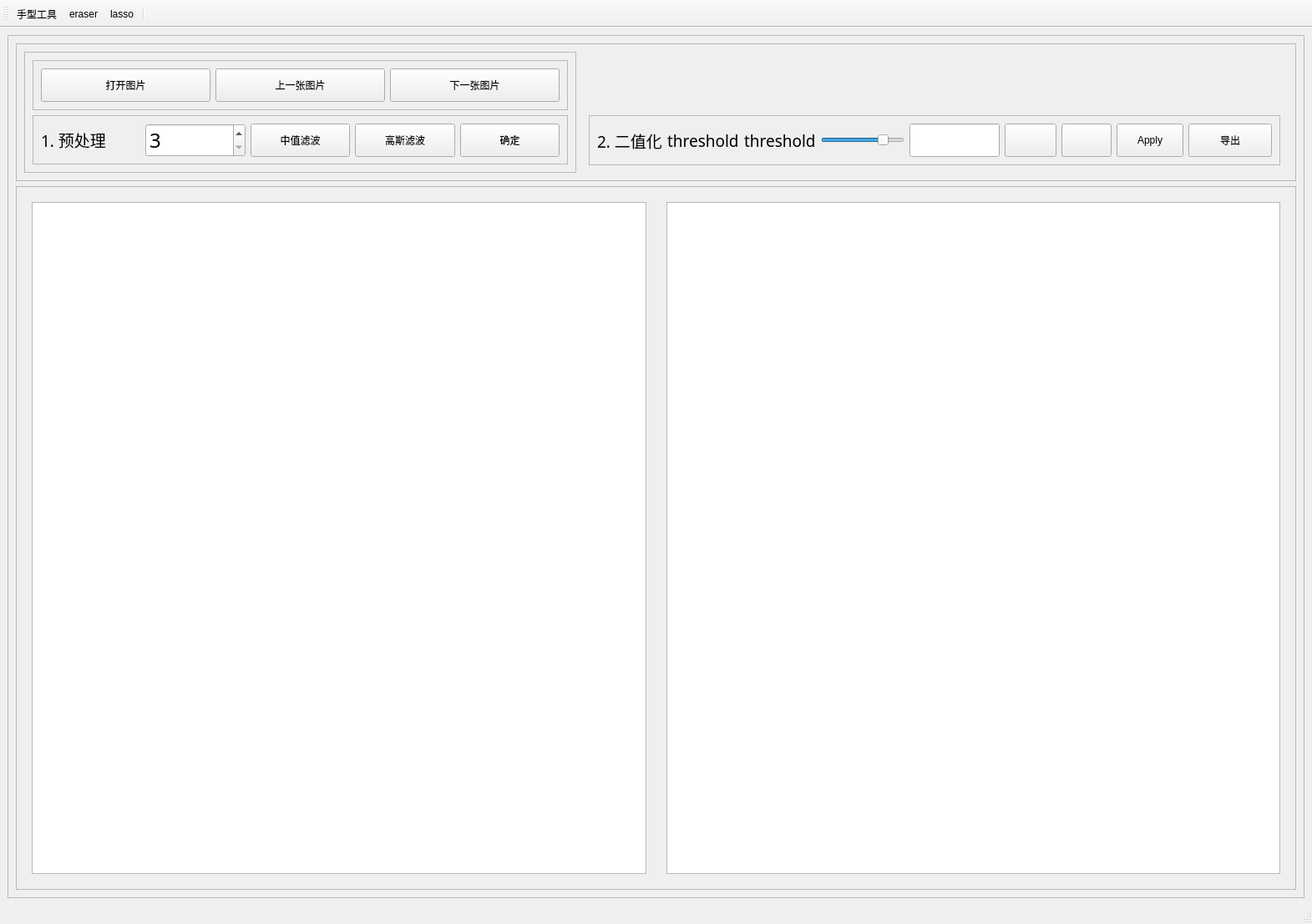
<?xml version="1.0" encoding="UTF-8"?>
<ui version="4.0">
 <class>MainWindow</class>
 <widget class="QMainWindow" name="MainWindow">
  <property name="geometry">
   <rect>
    <x>0</x>
    <y>0</y>
    <width>1571</width>
    <height>1107</height>
   </rect>
  </property>
  <property name="windowTitle">
   <string>MainWindow</string>
  </property>
  <widget class="QWidget" name="centralwidget">
   <layout class="QVBoxLayout" name="verticalLayout_4">
    <item>
     <widget class="QFrame" name="frame_7">
      <property name="frameShape">
       <enum>QFrame::StyledPanel</enum>
      </property>
      <property name="frameShadow">
       <enum>QFrame::Raised</enum>
      </property>
      <layout class="QVBoxLayout" name="verticalLayout_3">
       <item>
        <widget class="QFrame" name="frame_5">
         <property name="maximumSize">
          <size>
           <width>16777215</width>
           <height>165</height>
          </size>
         </property>
         <property name="frameShape">
          <enum>QFrame::StyledPanel</enum>
         </property>
         <property name="frameShadow">
          <enum>QFrame::Raised</enum>
         </property>
         <layout class="QHBoxLayout" name="horizontalLayout_5">
          <item>
           <widget class="QFrame" name="frame_4">
            <property name="frameShape">
             <enum>QFrame::StyledPanel</enum>
            </property>
            <property name="frameShadow">
             <enum>QFrame::Raised</enum>
            </property>
            <layout class="QVBoxLayout" name="verticalLayout">
             <item>
              <widget class="QFrame" name="frame">
               <property name="frameShape">
                <enum>QFrame::StyledPanel</enum>
               </property>
               <property name="frameShadow">
                <enum>QFrame::Raised</enum>
               </property>
               <layout class="QHBoxLayout" name="horizontalLayout">
                <item>
                 <widget class="QPushButton" name="open_img_btn">
                  <property name="minimumSize">
                   <size>
                    <width>100</width>
                    <height>40</height>
                   </size>
                  </property>
                  <property name="text">
                   <string>打开图片</string>
                  </property>
                 </widget>
                </item>
                <item>
                 <widget class="QPushButton" name="previous_img_btn">
                  <property name="minimumSize">
                   <size>
                    <width>100</width>
                    <height>40</height>
                   </size>
                  </property>
                  <property name="text">
                   <string>上一张图片</string>
                  </property>
                 </widget>
                </item>
                <item>
                 <widget class="QPushButton" name="next_img_btn">
                  <property name="minimumSize">
                   <size>
                    <width>100</width>
                    <height>40</height>
                   </size>
                  </property>
                  <property name="text">
                   <string>下一张图片</string>
                  </property>
                 </widget>
                </item>
               </layout>
              </widget>
             </item>
             <item>
              <widget class="QFrame" name="frame_2">
               <property name="frameShape">
                <enum>QFrame::StyledPanel</enum>
               </property>
               <property name="frameShadow">
                <enum>QFrame::Raised</enum>
               </property>
               <layout class="QHBoxLayout" name="horizontalLayout_2">
                <item>
                 <widget class="QLabel" name="label_4">
                  <property name="sizePolicy">
                   <sizepolicy hsizetype="Preferred" vsizetype="Preferred">
                    <horstretch>0</horstretch>
                    <verstretch>0</verstretch>
                   </sizepolicy>
                  </property>
                  <property name="font">
                   <font>
                    <family>Agency FB</family>
                    <pointsize>14</pointsize>
                   </font>
                  </property>
                  <property name="text">
                   <string>1. 预处理</string>
                  </property>
                  <property name="textFormat">
                   <enum>Qt::PlainText</enum>
                  </property>
                 </widget>
                </item>
                <item>
                 <widget class="QSpinBox" name="spinBox">
                  <property name="minimumSize">
                   <size>
                    <width>60</width>
                    <height>40</height>
                   </size>
                  </property>
                  <property name="font">
                   <font>
                    <family>Agency FB</family>
                    <pointsize>18</pointsize>
                   </font>
                  </property>
                  <property name="minimum">
                   <number>3</number>
                  </property>
                  <property name="maximum">
                   <number>21</number>
                  </property>
                  <property name="singleStep">
                   <number>2</number>
                  </property>
                 </widget>
                </item>
                <item>
                 <widget class="QPushButton" name="filter_img_btn">
                  <property name="minimumSize">
                   <size>
                    <width>100</width>
                    <height>40</height>
                   </size>
                  </property>
                  <property name="text">
                   <string>中值滤波</string>
                  </property>
                 </widget>
                </item>
                <item>
                 <widget class="QPushButton" name="filter_img_btn_2">
                  <property name="minimumSize">
                   <size>
                    <width>100</width>
                    <height>40</height>
                   </size>
                  </property>
                  <property name="text">
                   <string>高斯滤波</string>
                  </property>
                 </widget>
                </item>
                <item>
                 <widget class="QPushButton" name="confirm_btn">
                  <property name="minimumSize">
                   <size>
                    <width>100</width>
                    <height>40</height>
                   </size>
                  </property>
                  <property name="text">
                   <string>确定</string>
                  </property>
                 </widget>
                </item>
               </layout>
              </widget>
             </item>
            </layout>
           </widget>
          </item>
          <item>
           <widget class="QWidget" name="widget_3" native="true">
            <layout class="QVBoxLayout" name="verticalLayout_2">
             <item>
              <spacer name="verticalSpacer">
               <property name="orientation">
                <enum>Qt::Vertical</enum>
               </property>
               <property name="sizeHint" stdset="0">
                <size>
                 <width>20</width>
                 <height>40</height>
                </size>
               </property>
              </spacer>
             </item>
             <item>
              <widget class="QFrame" name="frame_3">
               <property name="frameShape">
                <enum>QFrame::StyledPanel</enum>
               </property>
               <property name="frameShadow">
                <enum>QFrame::Raised</enum>
               </property>
               <layout class="QHBoxLayout" name="horizontalLayout_3">
                <item>
                 <widget class="QLabel" name="label_5">
                  <property name="sizePolicy">
                   <sizepolicy hsizetype="Preferred" vsizetype="Preferred">
                    <horstretch>0</horstretch>
                    <verstretch>0</verstretch>
                   </sizepolicy>
                  </property>
                  <property name="font">
                   <font>
                    <family>Agency FB</family>
                    <pointsize>14</pointsize>
                   </font>
                  </property>
                  <property name="text">
                   <string>2. 二值化</string>
                  </property>
                  <property name="textFormat">
                   <enum>Qt::PlainText</enum>
                  </property>
                 </widget>
                </item>
                <item>
                 <widget class="QLabel" name="label_2">
                  <property name="sizePolicy">
                   <sizepolicy hsizetype="Preferred" vsizetype="Preferred">
                    <horstretch>0</horstretch>
                    <verstretch>0</verstretch>
                   </sizepolicy>
                  </property>
                  <property name="font">
                   <font>
                    <family>Agency FB</family>
                    <pointsize>14</pointsize>
                   </font>
                  </property>
                  <property name="text">
                   <string>threshold</string>
                  </property>
                  <property name="textFormat">
                   <enum>Qt::PlainText</enum>
                  </property>
                 </widget>
                </item>
                <item>
                 <widget class="QLabel" name="label">
                  <property name="sizePolicy">
                   <sizepolicy hsizetype="Preferred" vsizetype="Preferred">
                    <horstretch>0</horstretch>
                    <verstretch>0</verstretch>
                   </sizepolicy>
                  </property>
                  <property name="font">
                   <font>
                    <family>Agency FB</family>
                    <pointsize>14</pointsize>
                   </font>
                  </property>
                  <property name="text">
                   <string>threshold</string>
                  </property>
                  <property name="textFormat">
                   <enum>Qt::PlainText</enum>
                  </property>
                 </widget>
                </item>
                <item>
                 <widget class="QSlider" name="horizontalSlider">
                  <property name="sizePolicy">
                   <sizepolicy hsizetype="Minimum" vsizetype="Fixed">
                    <horstretch>0</horstretch>
                    <verstretch>0</verstretch>
                   </sizepolicy>
                  </property>
                  <property name="minimumSize">
                   <size>
                    <width>100</width>
                    <height>0</height>
                   </size>
                  </property>
                  <property name="maximum">
                   <number>255</number>
                  </property>
                  <property name="value">
                   <number>200</number>
                  </property>
                  <property name="orientation">
                   <enum>Qt::Horizontal</enum>
                  </property>
                 </widget>
                </item>
                <item>
                 <widget class="QLineEdit" name="lineEdit">
                  <property name="sizePolicy">
                   <sizepolicy hsizetype="Minimum" vsizetype="Fixed">
                    <horstretch>0</horstretch>
                    <verstretch>0</verstretch>
                   </sizepolicy>
                  </property>
                  <property name="minimumSize">
                   <size>
                    <width>20</width>
                    <height>40</height>
                   </size>
                  </property>
                  <property name="maximumSize">
                   <size>
                    <width>16777215</width>
                    <height>16777215</height>
                   </size>
                  </property>
                 </widget>
                </item>
                <item>
                 <widget class="QPushButton" name="minus_btn">
                  <property name="sizePolicy">
                   <sizepolicy hsizetype="Minimum" vsizetype="Fixed">
                    <horstretch>0</horstretch>
                    <verstretch>0</verstretch>
                   </sizepolicy>
                  </property>
                  <property name="minimumSize">
                   <size>
                    <width>62</width>
                    <height>40</height>
                   </size>
                  </property>
                  <property name="text">
                   <string/>
                  </property>
                  <property name="icon">
                   <iconset>
                    <normaloff>../Downloads/minus-symbol.png</normaloff>../Downloads/minus-symbol.png</iconset>
                  </property>
                 </widget>
                </item>
                <item>
                 <widget class="QPushButton" name="plus_btn">
                  <property name="enabled">
                   <bool>true</bool>
                  </property>
                  <property name="minimumSize">
                   <size>
                    <width>60</width>
                    <height>40</height>
                   </size>
                  </property>
                  <property name="text">
                   <string/>
                  </property>
                  <property name="icon">
                   <iconset>
                    <normaloff>../Downloads/add (2).png</normaloff>../Downloads/add (2).png</iconset>
                  </property>
                  <property name="flat">
                   <bool>false</bool>
                  </property>
                 </widget>
                </item>
                <item>
                 <widget class="QPushButton" name="threshold_apply_btn">
                  <property name="minimumSize">
                   <size>
                    <width>60</width>
                    <height>40</height>
                   </size>
                  </property>
                  <property name="text">
                   <string>Apply</string>
                  </property>
                 </widget>
                </item>
                <item>
                 <widget class="QPushButton" name="export_img_btn">
                  <property name="minimumSize">
                   <size>
                    <width>100</width>
                    <height>40</height>
                   </size>
                  </property>
                  <property name="text">
                   <string>导出</string>
                  </property>
                 </widget>
                </item>
               </layout>
              </widget>
             </item>
            </layout>
           </widget>
          </item>
         </layout>
        </widget>
       </item>
       <item>
        <widget class="QFrame" name="frame_6">
         <property name="frameShape">
          <enum>QFrame::StyledPanel</enum>
         </property>
         <property name="frameShadow">
          <enum>QFrame::Raised</enum>
         </property>
         <layout class="QHBoxLayout" name="horizontalLayout_7">
          <item>
           <widget class="QWidget" name="widget" native="true">
            <property name="sizePolicy">
             <sizepolicy hsizetype="Preferred" vsizetype="Expanding">
              <horstretch>0</horstretch>
              <verstretch>0</verstretch>
             </sizepolicy>
            </property>
            <layout class="QHBoxLayout" name="horizontalLayout_4">
             <item>
              <widget class="QGraphicsView" name="graphicsView">
               <property name="sizePolicy">
                <sizepolicy hsizetype="Preferred" vsizetype="Preferred">
                 <horstretch>0</horstretch>
                 <verstretch>0</verstretch>
                </sizepolicy>
               </property>
               <property name="minimumSize">
                <size>
                 <width>100</width>
                 <height>100</height>
                </size>
               </property>
              </widget>
             </item>
            </layout>
           </widget>
          </item>
          <item>
           <widget class="QWidget" name="widget_2" native="true">
            <layout class="QHBoxLayout" name="horizontalLayout_6">
             <item>
              <widget class="QGraphicsView" name="graphicsView_2">
               <property name="sizePolicy">
                <sizepolicy hsizetype="Preferred" vsizetype="Preferred">
                 <horstretch>0</horstretch>
                 <verstretch>0</verstretch>
                </sizepolicy>
               </property>
               <property name="minimumSize">
                <size>
                 <width>100</width>
                 <height>800</height>
                </size>
               </property>
              </widget>
             </item>
            </layout>
           </widget>
          </item>
         </layout>
        </widget>
       </item>
      </layout>
     </widget>
    </item>
   </layout>
  </widget>
  <widget class="QStatusBar" name="statusbar"/>
  <widget class="QToolBar" name="toolBar">
   <property name="windowTitle">
    <string>toolBar</string>
   </property>
   <attribute name="toolBarArea">
    <enum>TopToolBarArea</enum>
   </attribute>
   <attribute name="toolBarBreak">
    <bool>false</bool>
   </attribute>
   <addaction name="actionhand"/>
   <addaction name="actioneraser"/>
   <addaction name="actionlasso"/>
   <addaction name="separator"/>
  </widget>
  <action name="actionhand">
   <property name="icon">
    <iconset>
     <normaloff>../Downloads/hand.png</normaloff>
     <normalon>../Downloads/palm-of-hand.png</normalon>../Downloads/hand.png</iconset>
   </property>
   <property name="text">
    <string>手型工具</string>
   </property>
  </action>
  <action name="actioneraser">
   <property name="icon">
    <iconset>
     <normaloff>../Downloads/eraser.png</normaloff>../Downloads/eraser.png</iconset>
   </property>
   <property name="text">
    <string>eraser</string>
   </property>
  </action>
  <action name="actionlasso">
   <property name="icon">
    <iconset>
     <normaloff>../Downloads/lasso.png</normaloff>../Downloads/lasso.png</iconset>
   </property>
   <property name="text">
    <string>lasso</string>
   </property>
  </action>
 </widget>
 <resources/>
 <connections/>
</ui>
